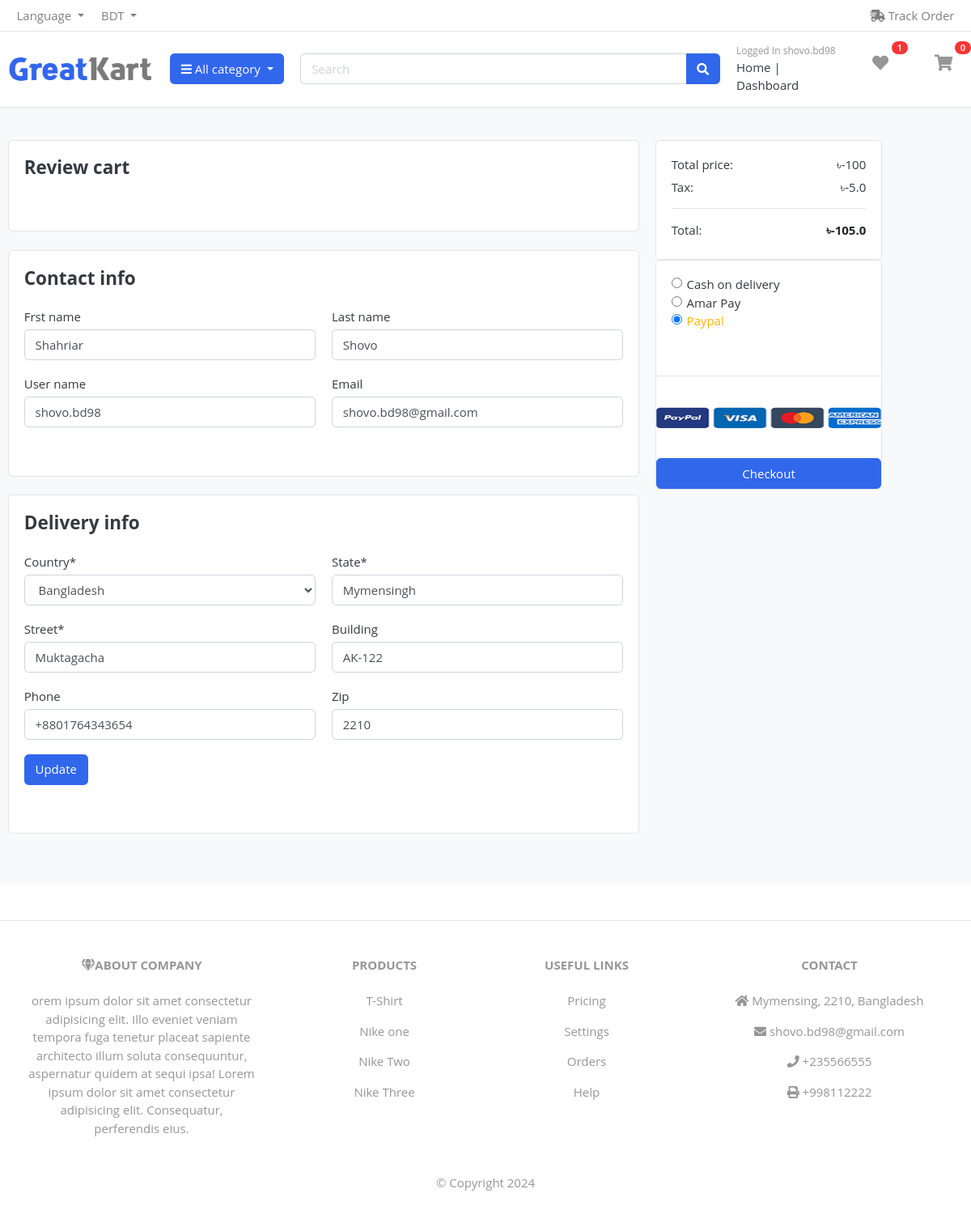
Before: /cart/check_out/review_cart/ (signed in) with the older database file.
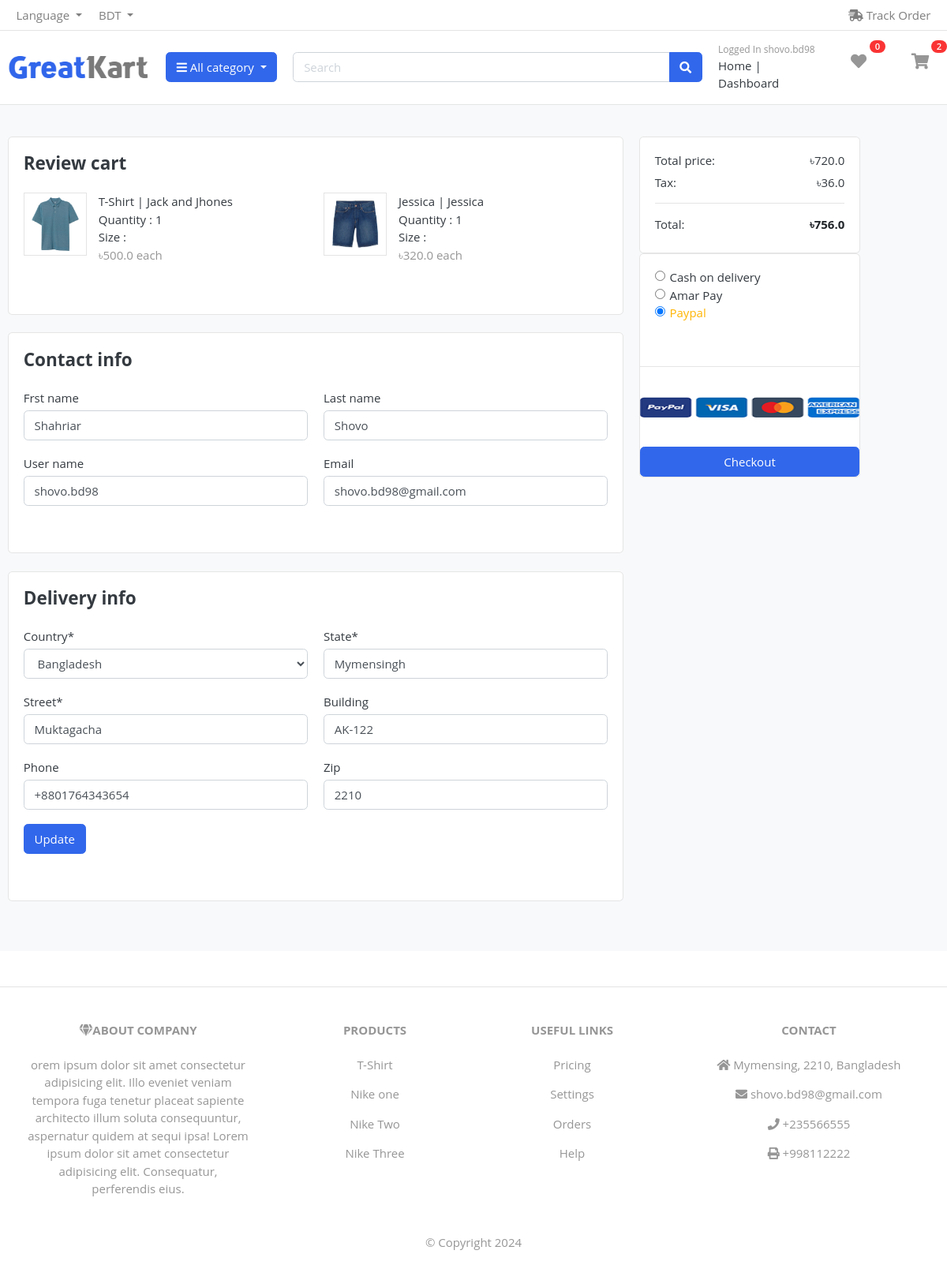
After: the same page with the newer database file.
### user_auth/models/user.py (models this page shows, shortened)
class User(AbstractBaseUser, PermissionsMixin):
    ADMIN = 1
    CUSTOMER = 2
    MALE = 1
    FEMALE = 2
    GOOGLE_SIGNUP=1
    GITHUB_SIGNUP=2
    FACEBOOK_SIGNUP=3
    SITE_SIGNUP =4
    ROLE_CHOOSED    =   ((ADMIN, 'admin'),(CUSTOMER, 'customer'),)
    GENDER_CHOOSED  =   ((MALE, 'male'),(FEMALE, 'female'))
    SIGNUP_PLATFORM =   ((GOOGLE_SIGNUP,'Login from Google'),(GITHUB_SIGNUP, 'Login from Github'),(FACEBOOK_SIGNUP,'Login from Facebook'),(SITE_SIGNUP,'Login'),)
    first_name      =   models.CharField(max_length=50, null=True, blank=True)
    last_name       =   models.CharField(max_length=50, null=True, blank=True)
    username        =   models.CharField(max_length=50, unique=True)
    email           =   models.EmailField(max_length=100, unique=True)
    role            =   models.PositiveSmallIntegerField(choices=ROLE_CHOOSED,
                                                                              blank=True, null=True)
    gender_choosed  =   models.PositiveSmallIntegerField(choices=GENDER_CHOOSED,
                                                                              blank=True, null=True)
    sign_up_platform=   models.PositiveSmallIntegerField(choices=SIGNUP_PLATFORM,
                                                                              blank=True, null=True)
    date_joined     =   models.DateTimeField(auto_now_add=True)
    last_login      =   models.DateTimeField(auto_now_add=True)
    created_date    =   models.DateTimeField(auto_now_add=True)
    modify_date     =   models.DateTimeField(auto_now=True)
    is_admin        =   models.BooleanField(default=False)
    is_staff        =   models.BooleanField(default=False)
    is_active       =   models.BooleanField(default=False)
    is_superuser    =   models.BooleanField(default=False)
    USERNAME_FIELD  =   'email'
    objects         =  UserManager()
    def __str__(self) -> str:
        return self.email

### cart/models/cart.py (models this page shows, shortened)
class Cart (models.Model):
    user = models.ForeignKey(settings.AUTH_USER_MODEL, on_delete=models.CASCADE, related_name="cart", null=True, blank=True)
    is_paid = models.BooleanField(default=False)
    coupon = models.ForeignKey(Coupon_Code, on_delete=models.SET_NULL, null=True, blank=True)
    def get_cart_total(self):
        cart_items= self.cart_item.all()
        final_total = sum((item.product.product_price + item.product_Size_variant.price) * item.quantity
                   if item.product_Size_variant else item.product.product_price  * item.quantity
                    for item in cart_items)
        if self.coupon:
             return final_total - self.coupon.discount
        return final_total
    def get_tax(self):
        total_tax= self.get_cart_total() * float(5/100)
        return total_tax
    def get_fully_total(self):
        final_total = self.get_cart_total()
        tax = self.get_tax()
        total_final = final_total + tax
        return total_final

### products/models/products_model.py (models this page shows, shortened)
class Coupon_Code(models.Model):
    code = models.CharField(max_length=15, unique=True)
    discount = models.IntegerField(default=100)
    minimum_amount = models.IntegerField(default=500)
    is_expired_coupon_code = models.BooleanField(default=False)
    class Meta:
        verbose_name = "Coupon Code"

class Products(models.Model):
    in_stock=1
    out_of_stock=2
    free=1
    not_free=2
    available = ((in_stock,'In Stoke') , (out_of_stock,'Out of Stock'))
    shipping_fee= ((free,'Free') , (not_free,'Not Free'))
    product_name = models.CharField(max_length=50)
    product_image = models.ImageField(upload_to='products')
    product_price = models.FloatField()
    product_old_price = models.FloatField()
    product_discription = models.TextField()
    model = models.CharField(max_length=50, blank=True, null=True)
    product_brand = models.ForeignKey(Product_Brand, on_delete=models.CASCADE, related_name='product_prand')
    product_category = models.ForeignKey(Product_Categories, on_delete=models.CASCADE, related_name='category')
    product_delivery_country = models.ManyToManyField(Product_Delivery_Country,  null=True, blank=True)
    product_size = models.ManyToManyField(Product_Size_variant,  null=True, blank=True)
    product_color = models.ManyToManyField(Product_Color_Variant,  null=True, blank=True)
    available_choose = models.PositiveSmallIntegerField(choices=available,blank=True, null=True)
    shipping_fee = models.PositiveSmallIntegerField(choices=shipping_fee,blank=True, null=True)
    def __str__(self) -> str:
        return self.product_name

### cart/models/cart_item.py (models this page shows, shortened)
class Cart_Item(models.Model):
    cart = models.ForeignKey(Cart, on_delete=models.CASCADE, related_name='cart_item')
    product = models.ForeignKey(Products, on_delete=models.SET_NULL, null=True, blank=True)
    product_Size_variant = models.ForeignKey(Product_Size_variant, on_delete=models.SET_NULL, blank=True, null=True)
    quantity = models.IntegerField(default=1)
    def get_product_price(self):
        price = [self.product.product_price]
        if self.product_Size_variant:
            size_variant_price = self.product_Size_variant.price
            price.append(size_variant_price )
        return sum(price) * self.quantity

### product_categories/models/product_brand.py (models this page shows)
class Product_Brand(models.Model):
    brand_name = models.CharField(max_length=30)
    brand_created = models.DateTimeField(auto_now=True)
    brand_updated = models.DateTimeField(auto_now_add=True)
    def __str__(self) -> str:
        return self.brand_name

### orders/views/initial_order.py (the view, shortened to what this page needs)
# urls.py: path('review_cart/', initial_order, name='initial_order'),
def initial_order(request):
    item_in_carts = Cart_Item.objects.filter(cart__user=request.user, cart__is_paid=False)
    cart_object = Cart.objects.get(user=request.user, is_paid=False)
    user = User.objects.filter(email=request.user)[0]
    user_address = User_Address.objects.get(user=user)
    context={
        'item_in_carts' : item_in_carts,
        'cart_object' : cart_object,
        'user_address':user_address,
        }
    return render(request, 'orders/initial_order.html',context)

### cart/templatetags/cart_tag.py (called while the page is built)
@register.filter
def cart_total(user):
    cart_total_item = Cart_Item.objects.filter(cart__user=user, cart__is_paid=False)
    return cart_total_item.count()

@register.filter
def wish_list_total(user):
    wishlist_total_item = Wish_List.objects.filter(user=user, is_added=True)
    return wishlist_total_item.count()

### product_categories/views/brand_context_processor.py (called while the page is built)
def brands(request):
    brand_name = Product_Brand.objects.all()
    return {'brand_name': brand_name}

### product_categories/views/category_context_processors.py (called while the page is built)
def categories(request):
    category_name = Product_Categories.objects.all()
    return {'category_name' : category_name}

### system_setting/models/contact.py (called while the page is built)
    def __str__(self) -> str:
        return self.country_name

### system_setting/views/contact_and_details.py (called while the page is built)
def contact_and_details(request):
    get_contact = Contact.objects.first()
    get_product = Products.objects.all()[:4]
    print(get_contact)
    return {'get_contact': get_contact, 'get_product':get_product,}

### templates/orders/initial_order.html
{% if user.is_authenticated %}
    {% include "orders/cart_review_auth_user.html" %}
{% else %}
    {% include "orders/cart_review_guest_user.html" %}
{% endif %}

### templates/orders/cart_review_auth_user.html (shortened to what the changed rows need)
{% extends 'base/base.html' %}
{% load static %}
{% block headers %}
{% include 'include/main_include_file.html' %}
{% endblock headers %}
{% block body %}
    <section class="section-content padding-y bg">
    <div class="container">
    <div class="row">
            <main class="col-md-8">
    <article class="card mb-4">
    <div class="card-body">
        <div class="row">
            {% for items in item_in_carts %}
            <div class="col-md-6">
                <figure class="itemside  mb-4">
                    <div class="aside"><img src="{{items.product.product_image.url}}" class="border img-sm"></div>
                    <figcaption class="info">
                        <p>{{items.product.product_name}} | {{items.product.product_brand}} </p>
                        <p>Quantity : {{items.quantity}} </p>
                        <p>Size : {{request.session.size}} </p>
                        <span class="text-muted">&#2547;{{items.get_product_price}} each</span>
                    </figcaption>
                </figure>
            </div>
            {% endfor %}
        </div>
    </div>
    </article>
    {% if user.sign_up_platform == 4 %}
<article class="card mb-4">
    <div class="card-body">
        <h4 class="card-title mb-4">Contact info</h4>
        <form  method="POST" action="{% url 'initial_order' %}">
            <div class="row">
                <div class="form-group col-sm-6">
                    <label>Frst name</label>
                    <input type="text" name='first_name' value="{{user.first_name}}" class="form-control" >
                </div>
                <div class="form-group col-sm-6">
                    <label>Last name</label>
                    <input type="text" name='last_name' value="{{user.last_name}}" class="form-control">
                </div>
                <div class="form-group col-sm-6">
                    <label>User name</label>
                    <input type="text" name='username' value="{{user.username}}" class="form-control">
                </div>
                <div class="form-group col-sm-6">
                    <label>Email</label>
                    <input type="email" name='email' value="{{user.email}}" class="form-control">
                </div>
            </div>
    </div>
    </article>
    <article class="card mb-4">
        <div class="card-body">
            <h4 class="card-title mb-4">Delivery info</h4>
                <div class="row">
                        <div class="form-group col-sm-6">
                            <label>Country*</label>
                            <select name="country" class="form-control">
                                <option value="1">Bangladesh</option>
                            </select>
                        </div>
                        <div class="form-group col-sm-6">
                            <label>State*</label>
                            <input type="text"  name='state' value="{{user_address.state}}" class="form-control">
                        </div>
                        <div class="form-group col-sm-6">
                            <label>Street*</label>
                            <input type="text" name='street' value="{{user_address.street}}" class="form-control">
                        </div>
                        <div class="form-group col-sm-6">
                            <label>Building</label>
                            <input type="text" name='building' value="{{user_address.house_number}}" class="form-control">
                        </div>
                        <div class="form-group col-sm-6">
                            <label>Phone</label>
                            <input type="text" name='phone' value="{{user_address.phone}}" class="form-control">
                        </div>
                        <div class="form-group col-sm-6">
                            <label>Zip</label>
                            <input type="text" name='zip' value="{{user_address.zipcode}}" class="form-control">
                        </div>
                        <div class="form-group col-sm-4">
                            <button type="submit" class="btn btn-primary "> Update  </button>
                        </div>
                </div>
        </div>
        </article>
    {% endif %}
</main>
<aside class="col-lg-3">
    <div class="card">
<div class="card-body">
    <dl class="dlist-align">
      <dt>Total price:</dt>
      <dd class="text-right">&#2547;{{cart_object.get_cart_total}}</dd>
    </dl>
    <dl class="dlist-align">
      <dt>Tax:</dt>
      <dd class="text-right"> &#2547;{{cart_object.get_tax}}</dd>
    </dl>
    <p class="text-center mb-3">
        <dl class="dlist-align">
            <dd class="text-right text-dark b"><strong>&#2547;{{cart_object.get_fully_total}}</strong></dd>
          </dl>
    </p>
</div>
</div>
     </div>
</div>
    </section>
    {% include "include/footer.html" %}
{% endblock body %}

### templates/include/user_loged_header.html (shortened to what this page needs)
{% load static %}
{% load cart_tag %}
<section class="header-main border-bottom">
	<div class="container">
<div class="row align-items-center">
	<div class="col-lg-2 col-md-3 col-6">
		<a href="{% url 'index' %}" class="brand-wrap">
			<img class="logo" src="{% static 'images/logo.png' %}" >
		</a>
	</div>
	<div class="col-lg col-sm col-md col-6 flex-grow-0">
		<div class="category-wrap dropdown d-inline-block float-right">
			<button type="button" class="btn btn-primary dropdown-toggle" data-toggle="dropdown">
				<i class="fa fa-bars"></i> All category
			</button>
		</div>
	</div>
	<div class="col-lg  col-md-6 col-sm-12 col">
		<form action="#" class="search">
			<div class="input-group w-100">
			    <input type="text" class="form-control" style="width:60%;" placeholder="Search">
			    <div class="input-group-append">
			      <button class="btn btn-primary" type="submit">
			        <i class="fa fa-search"></i>
			      </button>
			    </div>
		    </div>
		</form>
	</div>
	<div class="col-lg-3 col-sm-6 col-8 order-2 order-lg-3">
				<div class="d-flex justify-content-end mb-3 mb-lg-0">
					<div class="widget-header">
						<small class="title text-muted">Logged In  {{user.username}} </small>
						<div>
							<a href="{% url 'index' %}"  >Home</a> <span class="dark-transp"> | </span>
							<a href="{% url 'myaccount' %}"  > Dashboard</a>
						</div>
					</div>
					<a href="{% url 'view_wish_list' %}" class="widget-header pl-3 ml-2">
						<div class="icon icon-sm "><i class="fa fa-heart"></i></div>
						<span class="badge badge-pill badge-danger notify">{{ request.user | wish_list_total }}</span>
					</a>
					<a href="{% url 'cart_view' %}" class="widget-header pl-3 ml-3">
						<div class="icon icon-sm "><i class="fa fa-shopping-cart"></i></div>
						<span class="badge badge-pill badge-danger notify">{{ request.user | cart_total }}</span>
					</a>
				</div>
			</div>
</div>
	</div>
</section>

### templates/include/footer.html
<footer class="text-center text-lg-start bg-body-tertiary text-muted">
	<section class="d-flex justify-content-center justify-content-lg-between p-4 border-bottom">
	</section>
	<section class="">
	  <div class="container text-center text-md-start mt-5">
		<div class="row mt-3">
		  <div class="col-md-3 col-lg-4 col-xl-3 mx-auto mb-4">
			<h6 class="text-uppercase fw-bold mb-4">
			  <i class="fas fa-gem me-3"></i>About Company
			</h6>
			<p>
			 {{get_contact.company_about}}
			</p>
		  </div>
		  <div class="col-md-2 col-lg-2 col-xl-2 mx-auto mb-4">
			<h6 class="text-uppercase fw-bold mb-4">
			  Products
			</h6>
			{% for products in get_product %}
			<p>
			  <a href="#!" class="text-reset">{{products}}</a>
			</p>
			{% endfor %}
		  </div>
		  <div class="col-md-3 col-lg-2 col-xl-2 mx-auto mb-4">
			<h6 class="text-uppercase fw-bold mb-4">
			  Useful links
			</h6>
			<p>
			  <a href="#!" class="text-reset">Pricing</a>
			</p>
			<p>
			  <a href="#!" class="text-reset">Settings</a>
			</p>
			<p>
			  <a href="#!" class="text-reset">Orders</a>
			</p>
			<p>
			  <a href="#!" class="text-reset">Help</a>
			</p>
		  </div>
		  <div class="col-md-4 col-lg-3 col-xl-3 mx-auto mb-md-0 mb-4">
			<h6 class="text-uppercase fw-bold mb-4">Contact</h6>
			<p><i class="fas fa-home me-3"></i> {{get_contact.city_name}}, {{get_contact.city_post_code}}, {{get_contact.country_name}}</p>
			<p>
			  <i class="fas fa-envelope me-3"></i>
			  {{get_contact.email}}
			</p>
			<p><i class="fas fa-phone me-3"></i> {{get_contact.phone}}</p>
			<p><i class="fas fa-print me-3"></i> {{get_contact.telephone}}</p>
		  </div>
		</div>
	  </div>
	</section>
	<div class="text-center p-4" style="">
	  ©  Copyright {% now 'Y' %}
	</div>
  </footer>

Changed rows visible on the page:
computed for User "shovo.bd98": user|wish_list_total "1" → "0"; user|cart_total "0" → "2"
added Cart_Item: product.product_image (picture), product.product_name "T-Shirt", product.product_brand "Jack and Jhones", quantity "1", get_product_price "500.0"
added Cart_Item: product.product_image (picture), product.product_name "Jessica", product.product_brand "Jessica", quantity "1", get_product_price "320.0"
computed for Cart: get_cart_total "-100" → "720.0"; get_tax "-5.0" → "36.0"; get_fully_total "-105.0" → "756.0"
